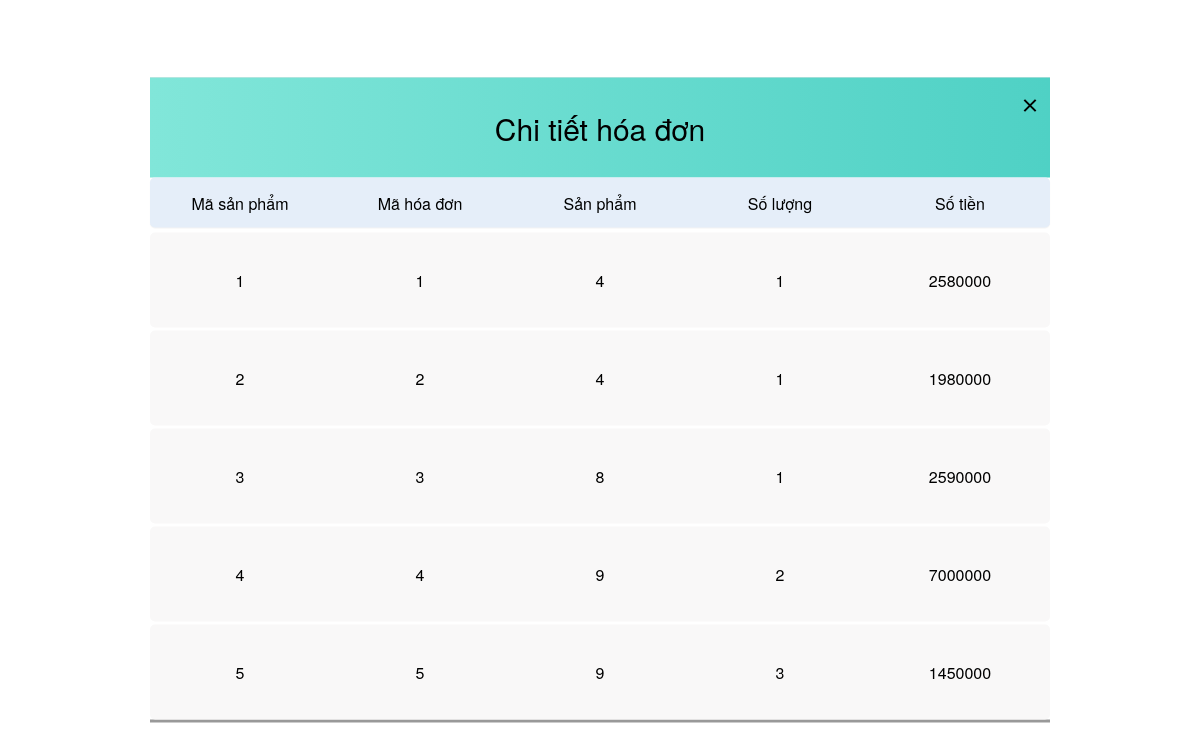
/FE/html/detailsHistory.php, run on the app's committed database.
### tables this page shows
CREATE TABLE
    `order_items` (
        `id` INT NOT NULL AUTO_INCREMENT,
        `order_id` INT,
        `product_id` INT,
        `discount_id` int,
        `quantity` INT,
        `price` DOUBLE NOT NULL,
        PRIMARY KEY (`id`)
    );

### BE/DAL/orderItemDAL.php (called while the page is built, shortened)
<?php
    require_once(__DIR__ . '/../DAL/database.php');
    class OrderItemDAL {
        private $connection;
        private static $instance;
        public static function getInstance() {
            if (!isset(self::$instance)) {
                self::$instance = new self();
            }
            return self::$instance;
        }
        public function __construct() {
            global $connection;
            $this->connection = $connection;
        }
        public function getAllOrderItem() {
            try {
                $query = "select * from order_items";
                $statement = $this->connection->query($query);
                $statement->execute();
                $listOrderItem = $statement->fetchAll(PDO::FETCH_ASSOC);
                return $listOrderItem;
            }catch(PDOException $e) {
                echo "Query failed: ".$e->getMessage();
                return false;
            }
        }
    }
?>

### BE/BUS/orderItemBUS.php (called while the page is built, shortened)
<?php
    require_once(__DIR__ . '/../DAL/orderItemDAL.php');
    class orderItemBUS {
        private $orderItemList = array();
        private static $instance;
        public static function getInstance() {
            if (!isset(self::$instance)) {
                self::$instance = new self();
            }
            return self::$instance;
        }
        public function __construct() {
            $this->orderItemList = array_merge($this->orderItemList, orderItemDAL::getInstance()->getAllOrderItem());
        }
        public function getAllorderItem() {
            return $this->orderItemList;
        }
    }
?>

### FE/html/detailsHistory.php (the view, shortened to what this page needs)
<div class="modalPlus" id="modalPlus">
    <div class="modalContainer">
        <div class="wc-box">
            <div class="close" id="closeButton"></div>
        </div>
        <header class="modal-header">
            <div class="modal-param">
                Chi tiết hóa đơn
            </div>
        </header>
        <div class="header section-history">
            <div class="item">
                <span>Mã sản phẩm</span>
                <span>Mã hóa đơn</span>
                <span>Sản phẩm</span>
                <span>Số lượng</span>
                <span>Số tiền</span>
            </div>
        </div>
        <div id="products">
            <?php
            require_once("../../BE/BUS/orderItemBUS.php");
            $orderItemList = orderItemBUS::getInstance()->getAllorderItem();
            ?>
            <div id="products">
                <?php foreach ($orderItemList as $orderItem) : ?>
                    <div class="product section">
                        <div class="item">
                            <span><?php echo $orderItem['id']; ?></span>
                            <span class="order"><?php echo $orderItem['order_id']; ?></span>
                            <span id="product"><?php echo $orderItem['product_id']; ?></span>
                            <span class="quantity"><?php echo $orderItem['quantity']; ?></span>
                            <span class="price"><?php echo $orderItem['price']; ?></span>
                        </div>
                    </div>
                <?php endforeach; ?>
            </div>
        </div>
    </div>
    <link rel="stylesheet" href="../css/detailsHistory.css">

### FE/css/detailsHistory.css (style rules this page uses)
* { padding: 0; margin: 0; font-family: "Helvetica Neue", Helvetica, Arial, 文泉驛正黑, "WenQuanYi Zen Hei", "Hiragino Sans GB", "儷黑 Pro", "LiHei Pro", "Heiti TC", 微軟正黑體, "Microsoft JhengHei UI", "Microsoft JhengHei", sans-serif; }
.header { display: flex; justify-content: space-around; box-shadow: 0 1px 1px 0 rgba(0, 0, 0, .05); height: 50px; background-color: #e5eef9; border-radius: 5px; margin-bottom: 5px; align-items: center; }
.header div { display: flex; width: 100%; align-items: center; justify-content: space-around; }
.item span, .item div { flex: 1; text-align: center; padding: 5px; }
.product { display: flex; justify-content: space-around; height: 95px; background-color: #f9f8f8; border-radius: 5px; margin-bottom: 3px; }
.product div { display: flex; width: 100%; align-items: center; justify-content: space-around; }
.modalPlus, .modalEdit { position: fixed; top: 50%; left: 50%; transform: translate(-50%, -50%); background-color: rgba(0, 0, 0, 0.4); display: block; }
.modalContainer, .modalEditor { background-color: #fff; width: 900px; min-height: 600px; position: relative; animation: modalMove ease 0.5s; }
.wc-box { position: absolute; top: calc(50% - 15px); right: calc(50% - 45px); }
.wc-box div { position: relative; float: left; width: 40px; height: 45px; bottom: 302px; left: 405px; }
.wc-box div:before, .wc-box div:after { top: 30%; right: 30%; bottom: 30%; left: 30%; content: " "; position: absolute; border-color: #000000; border-style: solid; border-width: 0 0 2px 0; }
.wc-box .close:before, .wc-box .close:after { bottom: 50%; top: 50%; }
.wc-box .close:before { transform: rotate(45deg); }
.wc-box .close:after { transform: rotate(-45deg); }
.modal-header { background: linear-gradient(90deg, rgba(129, 230, 217, 1) 0%, rgba(79, 209, 197, 1) 100%); height: 100px; display: flex; align-items: center; justify-content: center; font-size: 30px; color: #fff; }
.modal-param { color: #000; }

### data on the page
order_items: id "1", order "1", product "4", quantity "1", price "2580000"
order_items: id "2", order "2", product "4", quantity "1", price "1980000"
order_items: id "3", order "3", product "8", quantity "1", price "2590000"
order_items: id "4", order "4", product "9", quantity "2", price "7000000"
order_items: id "5", order "5", product "9", quantity "3", price "1450000"
